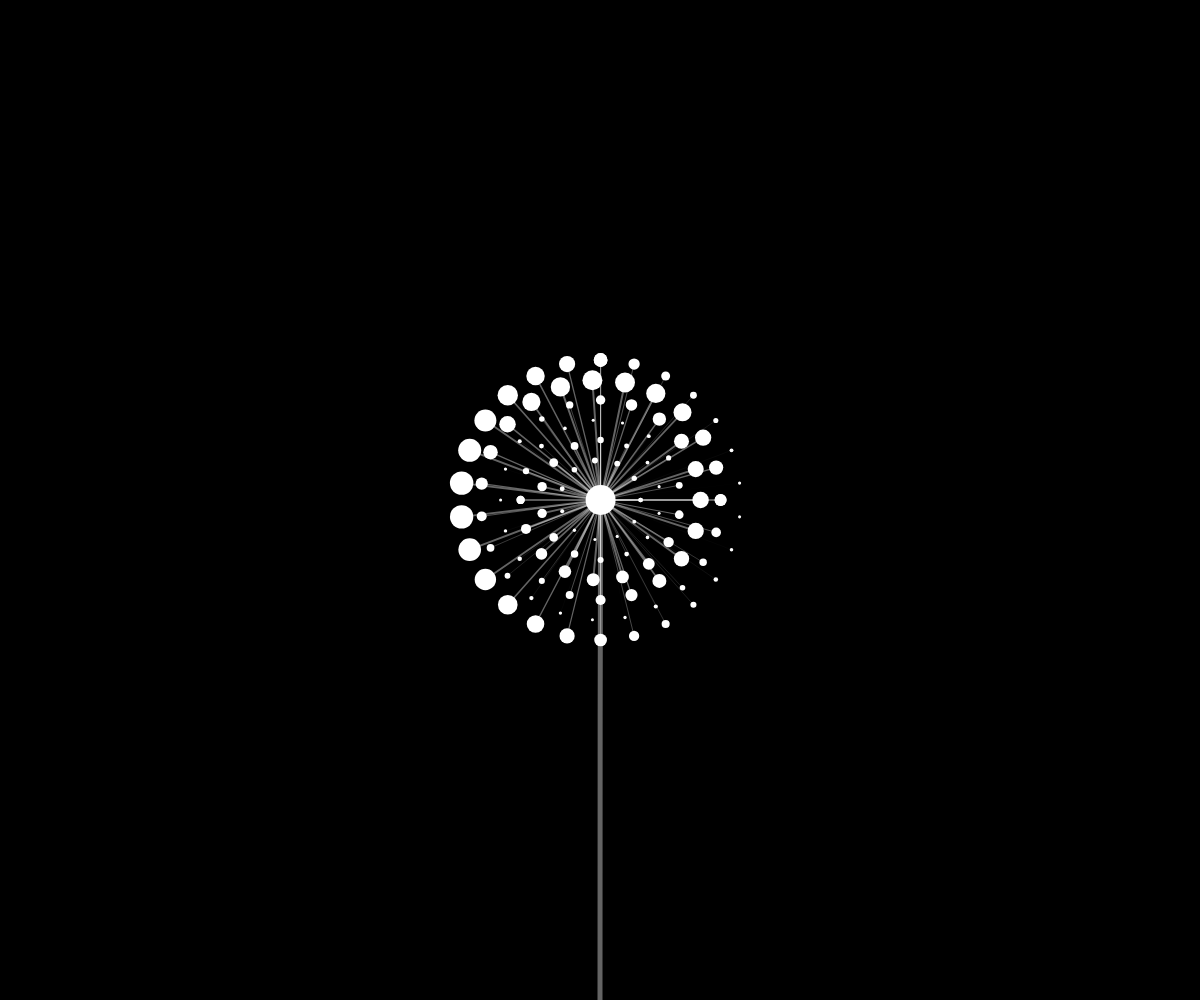
Frame 1 (no input)
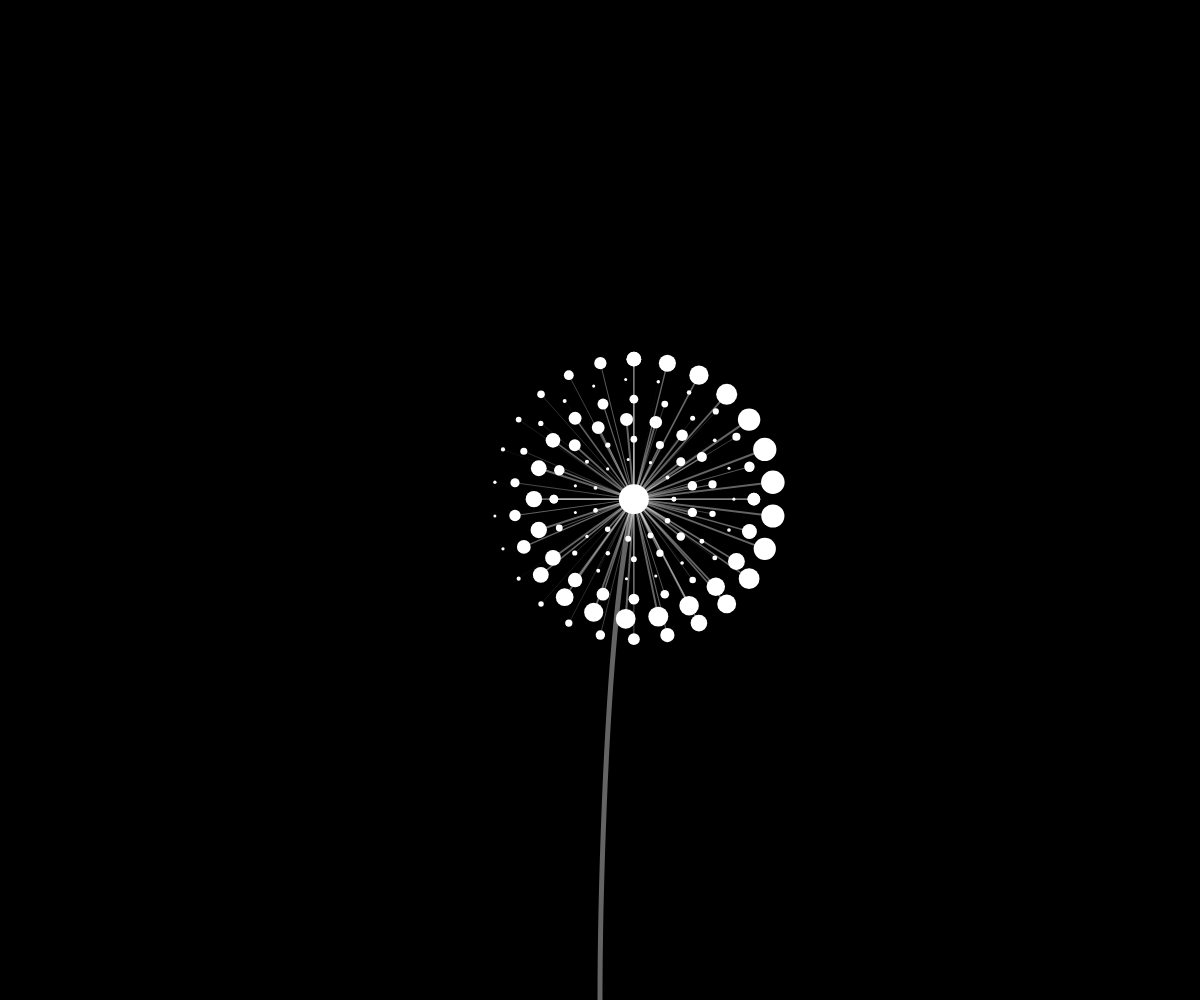
Frame 60 (no input)
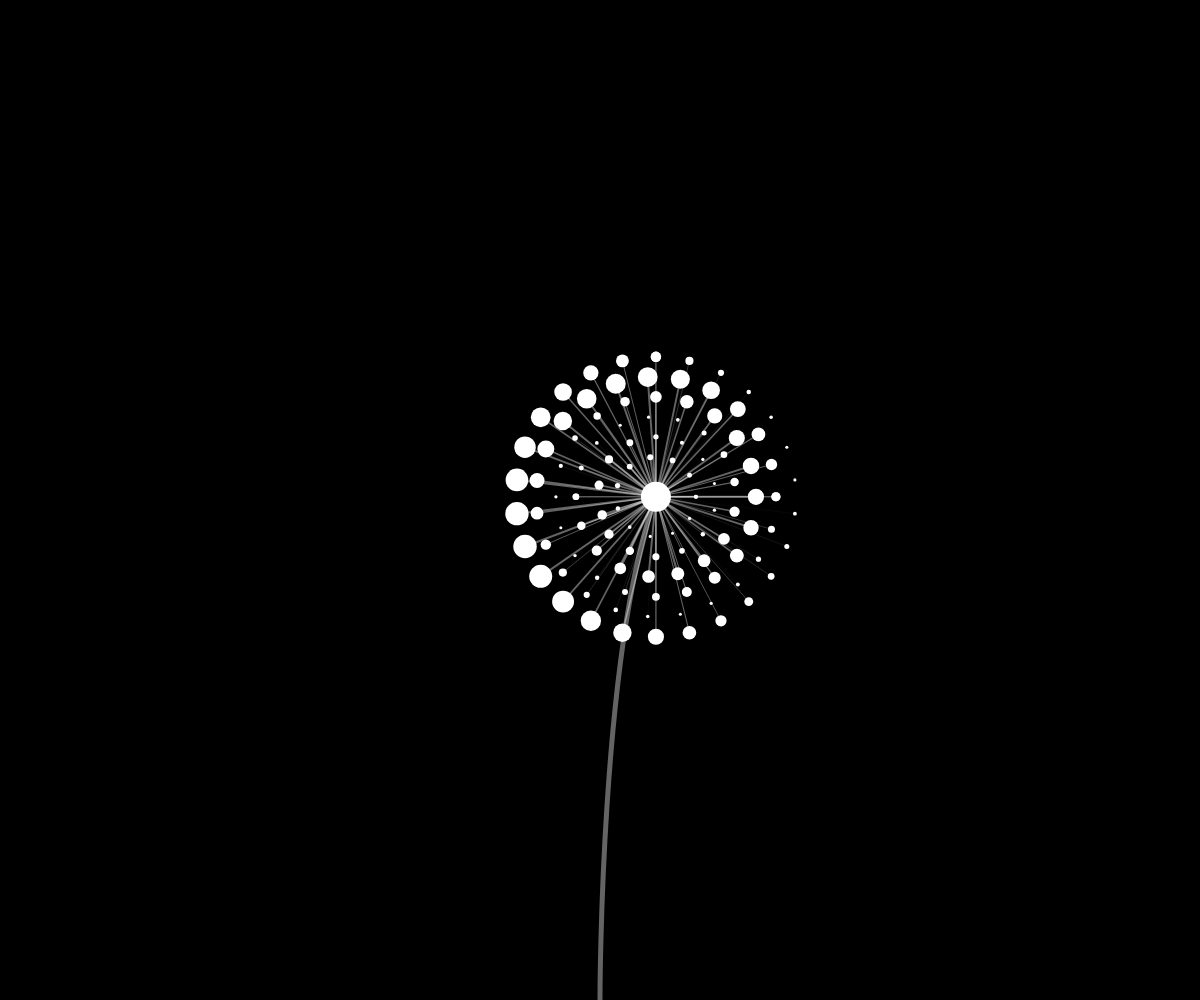
Frame 120 (the mouse pressed at the canvas centre since frame 60)

The p5.js sketch that drew these frames (run headless with seeded random() and noise() and a simulated clock; from frame 60 on, the mouse is pressed at the canvas centre):

// p5.js sketch
// ── sketch.js
function setup() {
  createCanvas(windowWidth, windowHeight);
}

function draw() {
  background(0);
  translate(width / 2, height / 2);
  push();
  noFill();
  stroke(255, 100);
  strokeWeight(5);
  let x = map(sin(frameCount * 0.01), -1, 1, -60, 60);
  let y = map(cos(frameCount * 0.01), -1, 1, -10, 0);
  bezier(x, y, 0, 150, 0, 500, 0, 500);
  pop();
  for (let r = 0; r < 6; r++) {
    for (let i = 0; i < 2 * PI; i += (2 * PI) / (11 + r * 3)) {
      let x1 = x + sin((PI / 2) * (r + 1) + i) * (40 + r * 20);
      let y1 = y + cos((PI / 2) * (r + 1) + i) * (40 + r * 20);
      let dmouse = dist(x1 + width / 2, y1 + height / 2, mouseX, mouseY);
      if (dmouse <= 20) {
        y1 += map(dmouse, 0, 20, 10, 0);
        x1 += map(dmouse, 0, 20, 10, 0);
      }
      fill(255);
      stroke(255, 100);
      strokeWeight(map(sin(i + frameCount * 0.05), -1, 1, 0.01, 2));
      line(x1, y1, x, y);
      noStroke();
      circle(x1, y1, map(sin(i + frameCount * 0.05), -1, 1, 3, 6 + r * 3.5));
    }
  }
  circle(x, y, 30);
}
